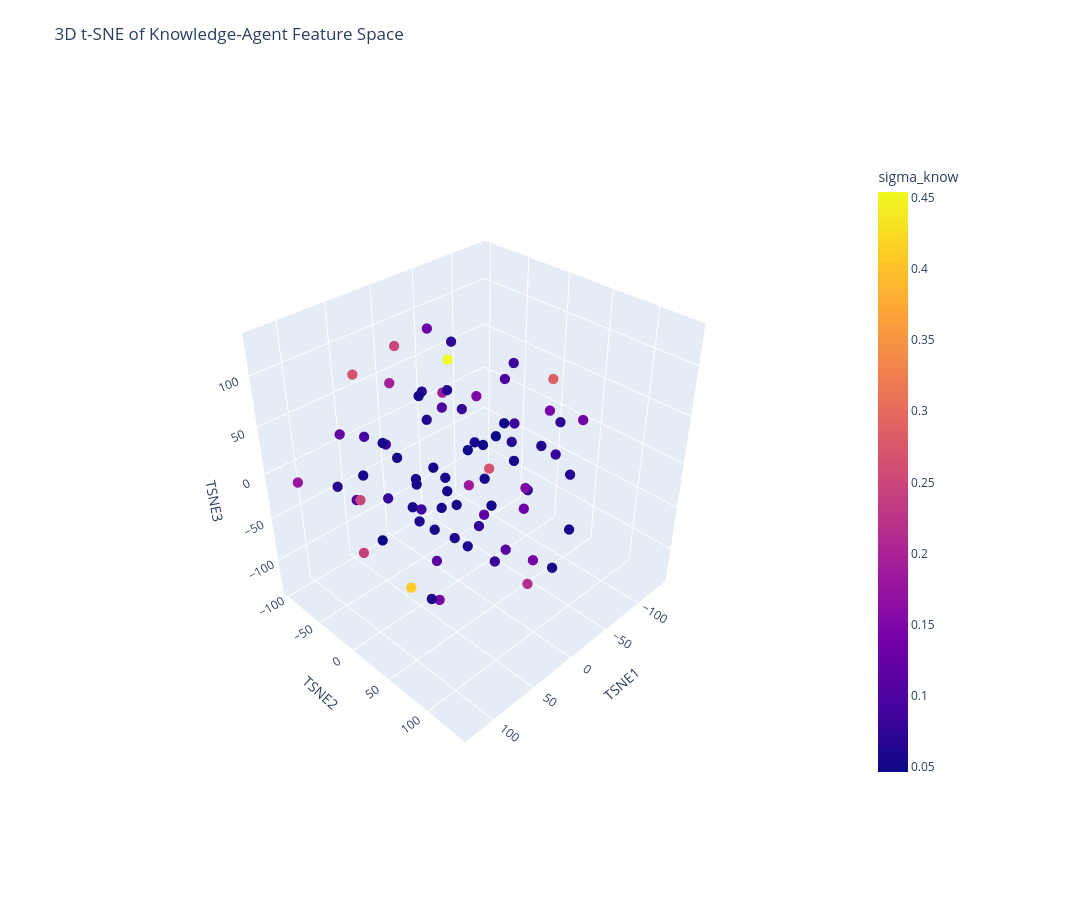

Notebook source saved alongside this figure:
### Code cell
import plotly.express as px
from sklearn.preprocessing import StandardScaler
from sklearn.manifold import TSNE

X_plot = df_plot.drop(columns=drop_cols, errors="ignore").select_dtypes(include="number")

scaler = StandardScaler()
X_scaled = scaler.fit_transform(X_plot)

tsne = TSNE(
    n_components=3,
    perplexity=10,
    learning_rate="auto",
    init="pca",
    random_state=42
)

X_tsne = tsne.fit_transform(X_scaled)

df_plot["TSNE1"] = X_tsne[:, 0]
df_plot["TSNE2"] = X_tsne[:, 1]
df_plot["TSNE3"] = X_tsne[:, 2]

fig = px.scatter_3d(
    df_plot,
    x="TSNE1",
    y="TSNE2",
    z="TSNE3",
    color="sigma_know",
    hover_data=["Video_ID", "s_know", "sigma_know", "Family_List"],
    title="3D t-SNE of Knowledge-Agent Feature Space"
)

fig.update_traces(marker=dict(size=6))
fig.update_layout(
    width=1400,
    height=900,
    margin=dict(l=40, r=180, b=40, t=80),
    coloraxis_colorbar=dict(
        title="sigma_know",
        x=0.95,
        len=0.8
    )
)

fig.show()

### Figure 1 — Plotly figure (JSON) as saved in the notebook; plotly's stock layout.template omitted (floating-point values rounded to 4 significant figures; data arrays with more than 128 entries replaced by an {"elided": "..."} marker saying what was removed)
{"data": [{"customdata": {"elided": "77x4 mixed values"}, "hovertemplate": "TSNE1=%{x}<br>TSNE2=%{y}<br>TSNE3=%{z}<br>Video_ID=%{customdata[0]}<br>s_know=%{customdata[1]}<br>sigma_know=%{marker.color}<br>Family_List=%{customdata[3]}<extra></extra>", "legendgroup": "", "marker": {"color": [0.06468, 0.07719, 0.1042, 0.07964, 0.06753, 0.06278, 0.1893, 0.1161, 0.08031, 0.05916, 0.05783, 0.05161, 0.05098, 0.1175, 0.1844, 0.06712, 0.05084, 0.2151, 0.1392, 0.05477, 0.05424, 0.04675, 0.04919, 0.05613, 0.05161, 0.07781, 0.05778, 0.05983, 0.05161, 0.05084, 0.2151, 0.05179, 0.05809, 0.1338, 0.08019, 0.06882, 0.2496, 0.08687, 0.111, 0.1294, 0.0837, 0.454, 0.2496, 0.05377, 0.04826, 0.06353, 0.4102, 0.1458, 0.1938, 0.09505, 0.04834, 0.07001, 0.05015, 0.07439, 0.07485, 0.06158, 0.04889, 0.07322, 0.2666, 0.04887, 0.09982, 0.2676, 0.146, 0.1483, 0.2418, 0.09606, 0.04652, 0.08032, 0.2825, 0.1782, 0.1299, 0.1519, 0.06487, 0.122, 0.05349, 0.05081, 0.05613], "coloraxis": "coloraxis", "size": 6, "symbol": "circle"}, "mode": "markers", "name": "", "scene": "scene", "showlegend": false, "type": "scatter3d", "x": [11.84, -13.61, 44.76, -51.18, -69.72, 33.95, -45.65, 7.307, -39.51, -14.5, 54.32, -23.93, 24.95, 30.07, 37.98, -80.3, 29.07, -10.39, 3.35, -39.02, 35.59, 70.0, -63.54, -70.68, -57.3, 102.0, -50.14, 70.54, 15.58, 4.987, -10.39, 12.26, 98.74, -54.59, 0.1122, -3.692, 84.39, 93.2, 5.973, 11.3, -43.1, -66.85, 48.33, 33.59, -43.12, 52.22, 83.23, 47.35, -5.692, 64.2, -0.4725, -23.23, 17.91, -30.62, -0.8791, -92.13, -32.14, -74.3, 40.05, -6.823, 57.86, 51.58, -136.7, 13.34, 124.5, -14.57, -14.23, 9.832, -118.4, 115.3, -68.87, -56.9, 118.0, 65.99, 80.52, -54.73, 6.347], "y": [2.143, -6.512, 30.97, 72.48, 75.51, -0.05836, -66.19, -22.49, 11.88, -1.113, 6.322, -25.88, -53.37, 64.64, 54.42, -6.692, -22.56, 81.39, 98.4, 34.41, -93.36, -25.9, -16.67, -47.81, 71.38, 26.8, -69.8, 27.54, -15.08, -7.797, 81.39, -49.57, 71.66, 97.06, -100.1, -47.94, -34.81, 56.89, 68.22, -21.48, 27.23, -80.79, -20.16, 15.34, 17.59, 51.34, 27.31, 24.26, -96.14, -48.81, 14.17, 66.07, -27.77, -36.96, 27.79, 20.91, 1.817, 56.97, -90.75, -39.18, -76.94, 90.82, -7.785, 95.4, 18.22, 43.92, 34.93, 78.08, 9.515, -82.98, 22.11, -31.57, -18.91, -82.36, -2.807, -17.93, 137.9], "z": [82.09, 48.55, 91.58, 19.87, -9.694, 61.42, 27.12, -125.1, -133.4, -106.6, 13.39, -74.18, -7.867, -6.572, 23.2, -17.66, -20.34, -100.3, -52.94, 0.3853, -42.82, -64.22, -91.46, -32.94, -115.9, 28.98, -77.12, -11.9, -76.57, -32.81, -100.3, -70.25, -53.46, 64.98, -26.74, 53.27, -15.2, 29.33, -57.39, 131.0, 96.42, 48.9, 129.0, -24.13, 31.3, -26.98, -79.46, -119.9, 41.57, 35.68, 20.83, -7.759, 66.27, 97.73, -57.21, -14.85, 5.543, 36.09, 71.2, -27.73, -51.79, 65.06, -7.233, 28.83, -20.09, 99.07, 38.75, 82.03, 43.2, -4.908, -77.23, 33.05, 25.15, 23.52, 58.51, -54.23, 5.58]}], "layout": {"coloraxis": {"colorbar": {"len": 0.8, "title": {"text": "sigma_know"}, "x": 0.95, "y": 0.5}, "colorscale": [[0, "#0d0887"], [0.1111, "#46039f"], [0.2222, "#7201a8"], [0.3333, "#9c179e"], [0.4444, "#bd3786"], [0.5556, "#d8576b"], [0.6667, "#ed7953"], [0.7778, "#fb9f3a"], [0.8889, "#fdca26"], [1, "#f0f921"]]}, "height": 900, "legend": {"tracegroupgap": 0}, "margin": {"b": 40, "l": 40, "r": 180, "t": 80}, "scene": {"aspectmode": "auto", "aspectratio": {"x": 1.027, "y": 0.9363, "z": 1.04}, "camera": {"center": {"x": 0, "y": 0, "z": 0}, "eye": {"x": 1.802, "y": 1.802, "z": 1.802}, "projection": {"type": "perspective"}, "up": {"x": 0, "y": 0, "z": 1}}, "domain": {"x": [0, 1], "y": [0, 1]}, "xaxis": {"title": {"text": "TSNE1"}, "type": "linear"}, "yaxis": {"title": {"text": "TSNE2"}, "type": "linear"}, "zaxis": {"title": {"text": "TSNE3"}, "type": "linear"}}, "title": {"text": "3D t-SNE of Knowledge-Agent Feature Space"}, "width": 1400}}
